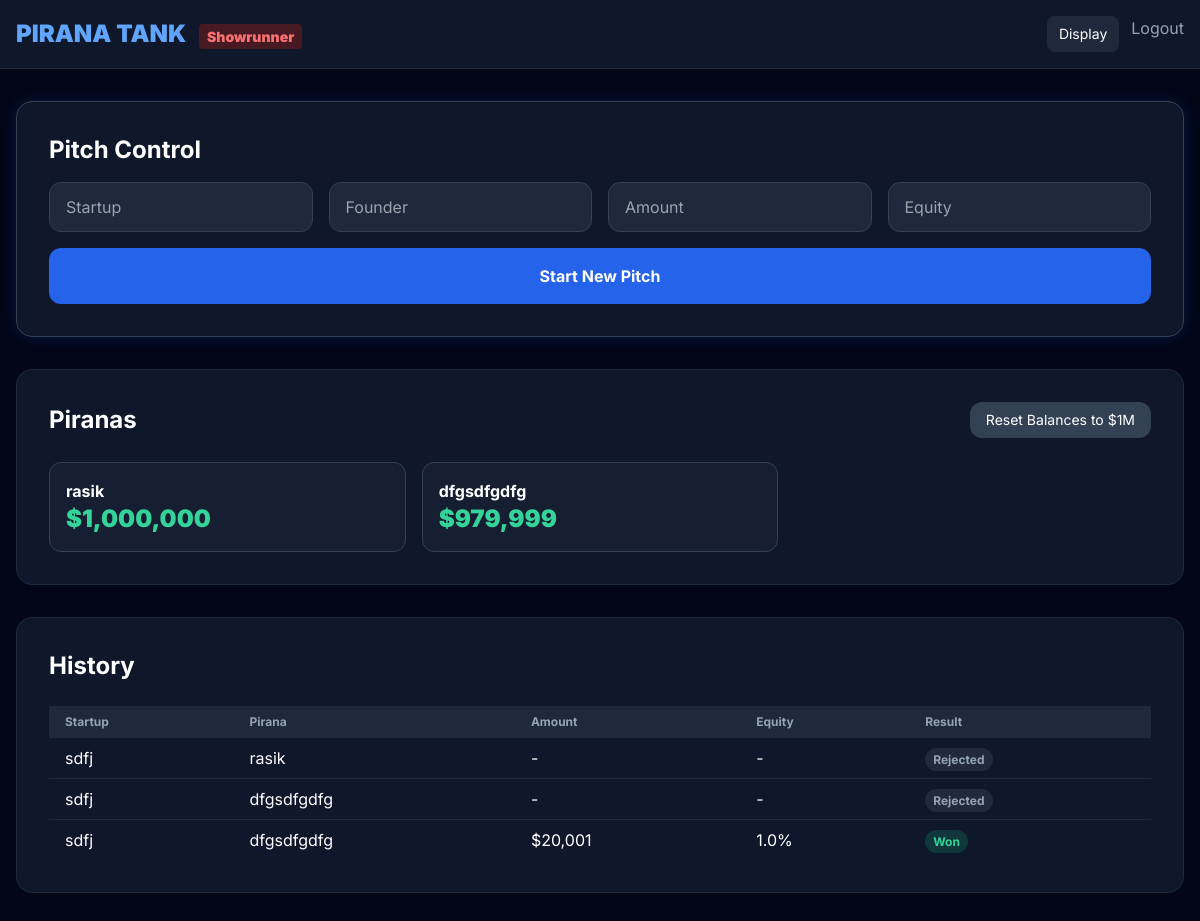
Page /admin (signed in) on the committed database.
### app.py (models this page shows)
class Pirana(db.Model):
    __tablename__ = 'piranas'
    id = db.Column(db.Integer, primary_key=True)
    name = db.Column(db.String(100), unique=True, nullable=False)
    bank_balance = db.Column(db.Float, default=1000000.0)

class History(db.Model):
    id = db.Column(db.Integer, primary_key=True)
    pitch_id = db.Column(db.Integer, db.ForeignKey("pitches.id"), nullable=False)
    pirana_id = db.Column(db.Integer, db.ForeignKey("piranas.id"), nullable=False)
    amount_spent = db.Column(db.Float, nullable=False)
    equity_gained = db.Column(db.Float, nullable=False)
    result = db.Column(db.String(20), nullable=False)
    created_at = db.Column(db.DateTime, default=datetime.utcnow)
    pitch = db.relationship("Pitch", backref="history_entries")
    pirana = db.relationship("Pirana", backref="history_entries")

class Pitch(db.Model):
    __tablename__ = 'pitches'
    id = db.Column(db.Integer, primary_key=True)
    startup_name = db.Column(db.String(200), nullable=False)
    founder_name = db.Column(db.String(100), nullable=False)
    ask_amount = db.Column(db.Float, nullable=False)
    ask_equity = db.Column(db.Float, nullable=False)
    is_active = db.Column(db.Boolean, default=False)

### app.py (the view)
@app.route("/admin")
def admin_dashboard():
    piranas = Pirana.query.all()
    active_pitch = Pitch.query.filter_by(is_active=True).first()
    offers = Offer.query.filter_by(pitch_id=active_pitch.id, status="pending").all() if active_pitch else []
    history = History.query.order_by(History.created_at.desc()).limit(50).all()
    return render_template("admin.html", piranas=piranas, active_pitch=active_pitch, offers=offers, history=history, calc_valuation=calc_valuation)

### app.py (called while the page is built)
@app.before_request
def protect_routes():
    path = request.path
    if path.startswith("/pirana") and "pirana_id" not in session:
        return redirect(url_for("login"))
    if path.startswith("/admin") and path != "/admin/login" and not session.get("admin_logged_in"):
        return redirect(url_for("login"))

### templates/admin.html (shortened to what this page needs)
<!DOCTYPE html>
<html lang="en">
<head>
    <script src="https://cdn.tailwindcss.com"></script>
</head>
<body class="bg-slate-950 min-h-screen text-white">
    <header class="bg-slate-900 border-b border-slate-800 sticky top-0 z-50">
        <div class="max-w-7xl mx-auto px-4 py-4 flex justify-between items-center">
            <h1 class="text-2xl font-black text-blue-400">PIRANA TANK <span class="text-red-400 text-sm bg-red-900/50 px-2 py-1 rounded ml-2">Showrunner</span></h1>
            <div class="flex gap-3"><a href="/display" target="_blank" class="bg-slate-800 px-3 py-2 rounded-lg text-sm">Display</a><a href="/" class="text-slate-400">Logout</a></div>
        </div>
    </header>
    <main class="max-w-7xl mx-auto px-4 py-8 space-y-8">
        <section class="bg-slate-900 rounded-2xl p-8 border border-slate-700 glow">
            <h2 class="text-2xl font-bold mb-4">Pitch Control</h2>
            <form id="pf" class="grid md:grid-cols-4 gap-4 mb-4">
                <input name="startup_name" placeholder="Startup" required class="bg-slate-800 border border-slate-700 rounded-xl px-4 py-3 text-white focus:border-blue-500 outline-none">
                <input name="founder_name" placeholder="Founder" required class="bg-slate-800 border border-slate-700 rounded-xl px-4 py-3 text-white focus:border-blue-500 outline-none">
                <input type="number" name="ask_amount" step="1000" placeholder="Amount" required class="bg-slate-800 border border-slate-700 rounded-xl px-4 py-3 text-white focus:border-blue-500 outline-none">
                <input type="number" name="ask_equity" step="0.1" placeholder="Equity" required class="bg-slate-800 border border-slate-700 rounded-xl px-4 py-3 text-white focus:border-blue-500 outline-none">
            </form>
            <button type="submit" onclick="document.getElementById('pf').requestSubmit()" class="w-full bg-blue-600 hover:bg-blue-700 text-white font-bold py-4 rounded-xl transition">Start New Pitch</button>
        </section>
        <section class="bg-slate-900 rounded-2xl p-8 border border-slate-800">
            <div class="flex justify-between items-center mb-6">
                <h2 class="text-2xl font-bold">Piranas</h2>
                <button onclick="reset()" class="bg-slate-700 hover:bg-slate-600 px-4 py-2 rounded-xl text-sm">Reset Balances to $1M</button>
            </div>
            <div class="grid md:grid-cols-3 gap-4">
                {% for p in piranas %}<div class="bg-slate-800/50 rounded-xl p-4 border border-slate-700"><div class="font-bold">{{ p.name }}</div><div class="text-emerald-400 font-black text-2xl">${{ "{:,.0f}".format(p.bank_balance) }}</div></div>{% endfor %}
            </div>
        </section>
        {% if history %}
        <section class="bg-slate-900 rounded-2xl p-8 border border-slate-800">
            <h2 class="text-2xl font-bold mb-6">History</h2>
            <table class="w-full"><thead class="bg-slate-800"><tr><th class="px-4 py-2 text-left text-slate-400 text-xs">Startup</th><th class="px-4 py-2 text-left text-slate-400 text-xs">Pirana</th><th class="px-4 py-2 text-left text-slate-400 text-xs">Amount</th><th class="px-4 py-2 text-left text-slate-400 text-xs">Equity</th><th class="px-4 py-2 text-left text-slate-400 text-xs">Result</th></tr></thead>
            <tbody class="divide-y divide-slate-800">{% for h in history %}
            <tr><td class="px-4 py-2">{{ h.pitch.startup_name }}</td><td class="px-4 py-2">{{ h.pirana.name }}</td><td class="px-4 py-2">{{ "${:,.0f}".format(h.amount_spent) if h.amount_spent > 0 else "-" }}</td><td class="px-4 py-2">{{ "{:.1f}%".format(h.equity_gained) if h.equity_gained > 0 else "-" }}</td><td class="px-4 py-2"><span class="px-2 py-1 rounded-full text-xs font-bold {% if h.result=='Won' %}bg-emerald-500/20 text-emerald-400{% else %}bg-slate-500/20 text-slate-400{% endif %}">{{ h.result }}</span></td></tr>{% endfor %}</tbody></table>
        </section>{% endif %}
    </main>
</body>
</html>

### templates/admin.html (style rules this page uses)
body { font-family: 'Inter', sans-serif; }
.glow { box-shadow: 0 0 15px rgba(37, 99, 235, 0.2); }

### rows in the picture
Pirana: name "rasik", bank_balance "1,000,000"
Pirana: name "dfgsdfgdfg", bank_balance "979,999"
History: pitch.startup_name "sdfj", pirana.name "rasik", amount_spent "-", equity_gained "-", result "Rejected"
History: pitch.startup_name "sdfj", pirana.name "dfgsdfgdfg", amount_spent "-", equity_gained "-", result "Rejected"
History: pitch.startup_name "sdfj", pirana.name "dfgsdfgdfg", amount_spent "$20,001", equity_gained "1.0%", result "Won"
